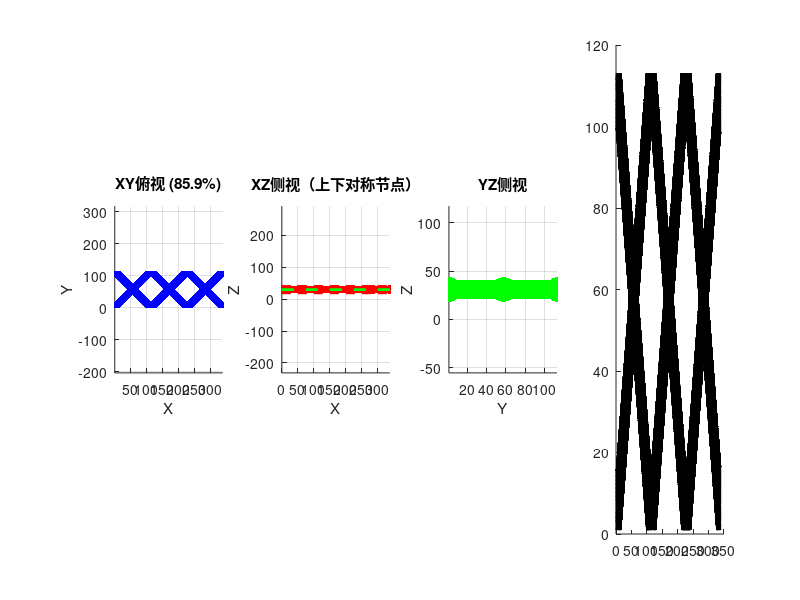

This chart was generated by the following MATLAB code: (Note: this script raises an error after producing the figure.)
%% RO 菱形编织隔网（上下对称节点版）
clear; clc; close all;

%% 精确尺寸
d_fiber = 1.0; r_fiber = 0.5;
d_node = 1.22; r_node = d_node / 2;  % 0.61 mm
pitch = 4.0; dx = 0.05;
diamond_diag = pitch * sqrt(2);

%% 计算域
num_cross = 3;
Lx = num_cross * diamond_diag;
Ly = diamond_diag;
Lz = 3.0;  % 增加高度，确保节点上下都有空间 (需要 > 1.22*2 + 纤维间隙)

NX = round(Lx / dx);
NY = round(Ly / dx);
NZ = round(Lz / dx);

fprintf('=== 上下对称节点隔网 ===\n');
fprintf('网格: %d×%d×%d\n', NX, NY, NZ);

%% 生成网格
x = (0:NX-1) * dx;
y = (0:NY-1) * dx;
z = (0:NZ-1) * dx;
[X, Y, Z] = meshgrid(x, y, z);

%% ========== 关键修改：纤维放在流道中间，实现上下对称 ==========
z_fiber_center = Lz / 2;  % 流道中心（原来是 r_fiber = 贴底）

solid = false(NY, NX, NZ);

%% 下层纤维（+45°）
for c = -Ly:diamond_diag:(Lx+Ly)
    dist_xy = abs(X(:,:,1) - Y(:,:,1) - c) / sqrt(2);
    for iz = 1:NZ
        z_phys = z(iz);
        dist_z = abs(z_phys - z_fiber_center);
        is_cyl = (dist_xy < r_fiber) & (dist_z < r_fiber);
        solid(:, :, iz) = solid(:, :, iz) | is_cyl;
    end
end

%% 上层纤维（-45°）
for c = 0:diamond_diag:(Lx+Ly)
    dist_xy = abs(X(:,:,1) + Y(:,:,1) - c) / sqrt(2);
    for iz = 1:NZ
        z_phys = z(iz);
        dist_z = abs(z_phys - z_fiber_center);
        is_cyl = (dist_xy < r_fiber) & (dist_z < r_fiber);
        solid(:, :, iz) = solid(:, :, iz) | is_cyl;
    end
end

%% ========== 上下对称的球形节点 ==========
% 节点中心与纤维同高，向上下两个方向对称凸起
for c1 = -Ly:diamond_diag:(Lx+Ly)
    for c2 = 0:diamond_diag:(Lx+Ly)
        x_cross = (c1 + c2) / 2;
        y_cross = (c2 - c1) / 2;
        
        if x_cross >= 0 && x_cross <= Lx && y_cross >= 0 && y_cross <= Ly
            % 节点中心在纤维中心（流道中间）
            z_node_center = z_fiber_center;
            
            % 向量化计算球体（上下对称）
            dist_sq = (X - x_cross).^2 + (Y - y_cross).^2 + (Z - z_node_center).^2;
            solid(dist_sq < r_node^2) = true;
        end
    end
end

%% 统计
solid_count = sum(solid(:));
porosity = 1 - solid_count / (NX*NY*NZ);
fprintf('孔隙率: %.2f%%\n', porosity*100);
fprintf('纤维中心高度: %.2f mm (流道中间)\n', z_fiber_center);
fprintf('节点向上延伸到: %.2f mm\n', z_fiber_center + r_node);
fprintf('节点向下延伸到: %.2f mm\n', z_fiber_center - r_node);

%% 可视化
figure('Name', '上下对称隔网', 'Position', [30 30 1600 450]);

[ys, xs, zs] = ind2sub([NY, NX, NZ], find(solid));

% XY俯视图
subplot(1,4,1);
scatter(xs, ys, 2, 'b', 'filled');
axis equal tight;
xlabel('X'); ylabel('Y');
title(sprintf('XY俯视 (%.1f%%)', porosity*100));
grid on;

% XZ侧视图 - 关键：现在能看到上下对称的节点！
subplot(1,4,2);
scatter(xs, zs, 2, 'r', 'filled');
axis equal tight;
xlabel('X'); ylabel('Z');
title('XZ侧视（上下对称节点）');
grid on;
hold on;
plot([0 NX], [z_fiber_center/dx z_fiber_center/dx], 'g--', 'LineWidth', 2); % 纤维中心
plot([0 NX], [(z_fiber_center+r_node)/dx (z_fiber_center+r_node)/dx], 'r--', 'LineWidth', 1); % 节点顶部
plot([0 NX], [(z_fiber_center-r_node)/dx (z_fiber_center-r_node)/dx], 'r--', 'LineWidth', 1); % 节点底部（新增！）
hold off;

% YZ侧视图
subplot(1,4,3);
scatter(ys, zs, 2, 'g', 'filled');
axis equal tight;
xlabel('Y'); ylabel('Z');
title('YZ侧视');
grid on;

% 3D实体图（isosurface）
subplot(1,4,4);
solid_double = double(solid);
p = patch(isosurface(solid_double, 0.5));
isonormals(solid_double, p);
p.FaceColor = [0.3 0.6 0.9];
p.EdgeColor = 'none';
p.FaceAlpha = 0.8;
daspect([1 1 1]);
view(45, 30);
camlight; lighting gouraud;
axis tight;
xlabel('X'); ylabel('Y'); zlabel('Z');
title('3D实体（上下对称）');
rotate3d on;

%% 导出
save('geometry_symmetric.mat', 'solid', 'x', 'y', 'z', 'NX', 'NY', 'NZ', ...
     'd_fiber', 'r_fiber', 'd_node', 'r_node', 'pitch', 'dx', 'porosity', 'z_fiber_center');

fid = fopen('geometry_symmetric.dat', 'w');
fprintf(fid, 'X Y Z\n');
for i = 1:length(xs)
    fprintf(fid, '%d %d %d\n', xs(i)-1, ys(i)-1, zs(i)-1);
end
fclose(fid);

fprintf('\n已保存: geometry_symmetric.mat / .dat\n');
fprintf('关键修改：纤维位于流道中心 (Z=%.2f)，节点上下对称凸起\n', z_fiber_center);
